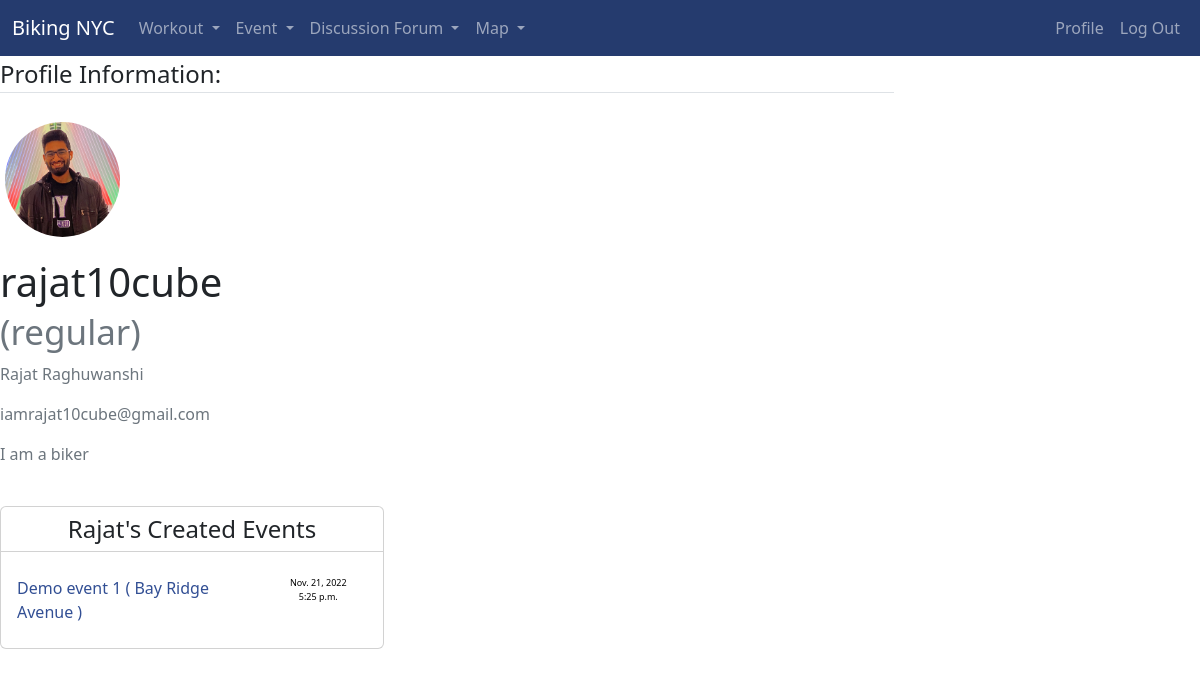
Screenshot of /profile/rajat10cube (signed in) with the database file from the repository.
### bikingapp/models.py (models this page shows, shortened)
class CustomUser(AbstractUser):
    def image_upload_to(self, instance=None):
        if instance:
            return os.path.join("Users", self.username, instance)
        return None
    STATUS = (
        ("regular", "regular"),
        ("subscriber", "subscriber"),
        ("moderator", "moderator"),
    )
    email = models.EmailField(unique=True)
    status = models.CharField(max_length=100, choices=STATUS, default="regular")
    description = models.TextField(
        "Description", max_length=600, default="", blank=True
    )
    image = models.ImageField(default="default/user.jpg", upload_to=image_upload_to)
    def __str__(self):
        return self.username

class Event(models.Model):
    title = models.CharField(max_length=50)
    location = models.CharField(max_length=200)
    borough = models.CharField(
        max_length=20,
        choices=[
            ("manhattan", "Manhattan"),
            ("queens", "Queens"),
            ("bronx", "Bronx"),
            ("staten island", "Staten Island"),
            ("brooklyn", "Brooklyn"),
        ],
        default="Manhattan",
    )
    date = models.DateField(default=timezone.now)
    time = models.TimeField(default=timezone.now)
    date_created = models.DateTimeField(default=timezone.now)
    event_type = models.CharField(
        max_length=200,
        choices=[("public", "Public"), ("private", "Private")],
        default="Public",
    )
    description = models.CharField(max_length=500, null=True)
    created_by = models.CharField(max_length=100, default="user")
    zipcode = models.CharField(max_length=5, null=True)
    state = models.CharField(max_length=10, default="New York")

### bikingapp/views.py (the view)
# urls.py: path("profile/<username>", views.profile, name="profile"),
@login_required
def profile(request, username):
    if request.method == "POST":
        if "update_description" in request.POST:
            user = request.user
            form = UserUpdateForm(request.POST, request.FILES, instance=user)
            if form.is_valid():
                user_form = form.save()
                messages.success(
                    request, f"{user_form.username}, Your profile has been updated!"
                )
                return redirect("profile", user_form.username)
            for error in list(form.errors.values()):
                messages.error(request, error)
        elif "add_friends" in request.POST:
            form = FriendMgmtForm(request.POST)
            if form.is_valid():
                friend_username = form.cleaned_data["friend_username"]
                if (
                    models.CustomUser.objects.filter(username=friend_username).first()
                    is not None
                    and friend_username != request.user.username
                ):
                    obj = models.FriendMgmt(
                        from_user=request.user,
                        to_user=models.CustomUser.objects.filter(
                            username=friend_username
                        ).first(),
                    )
                    if not models.FriendMgmt.objects.filter(
                        from_user=request.user,
                        to_user=models.CustomUser.objects.filter(
                            username=friend_username
                        ).first(),
                    ).exists():
                        obj.save()
                return HttpResponseRedirect("/profile/" + username)
    else:
        friendsform = FriendMgmtForm()
    created_events = models.Event.objects.filter(created_by=username)
    bookmarked_events = models.BookmarkEvent.objects.filter(user=request.user)
    user = get_user_model().objects.filter(username=username).first()
    if user:
        update_profile_form = UserUpdateForm(instance=user)
        update_profile_form.fields["description"].widget.attrs = {"rows": 1}
        friends1 = models.FriendMgmt.objects.filter(from_user=request.user)
        return render(
            request=request,
            template_name="profile.html",
            context={
                "form": update_profile_form,
                "friends": {"form": friendsform, "friends_list": friends1},
                "created_events": created_events,
                "bookmarked_events": bookmarked_events,
                "page_user": user,
            },
        )
    return redirect("homepage")

### bikingapp/templates/profile.html (shortened to what this page needs)
{% extends "base.html" %}
{% load crispy_forms_tags %}
{% block content %}
<div class="content-section col-lg-12 col-md-12 col-sm-12 tutorial-style" style="min-height:65vh;">
    <div class="row">
        <div class="col-9">
            <legend class="border-bottom mb-4">Profile Information:</legend>
            <form method="POST" enctype="multipart/form-data">
                <div class="row">
                    <div class="col-5">
                        <div class="media">
                            {% if user.username == form.instance.username %}
                            <input id="id_image" type="file" name="image" hidden />
                            <label for="id_image">
                                <img class="rounded-circle account-img profile-image" style="cursor: pointer"
                                    width="180px" height="170px" src="{{ form.instance.image.url }}"
                                    title="Upload new image">
                            </label>
                            {% else %}
                            <img width="180px" height="170px" class="rounded-circle account-img profile-image" ,
                                src="{{ form.instance.image.url }}">
                            {% endif %}
                            <div class="media-body">
                                <h2 class="account-heading">{{ form.instance.username }}
                                    <small class="text-muted">({{ form.instance.status }})</small>
                                </h2>
                                <p class="text-secondary">{{ form.instance.first_name }} {{ form.instance.last_name }}
                                </p>
                                <p class="text-secondary">{{ form.instance.email }}</p>
                                <p class="text-secondary">{{ form.instance.description }}</p>
                            </div>
                        </div>
                    </div>
                </div>
            </form>
        </div>
        <div class="col-3">
        </div>
    </div>
    <br>
    <div class="row">
        {% if created_events %}
        <div class="col-4">
            <div class="card" style="max-width: 100%; min-width: 25%;">
                <h4 class="card-title" style="text-align: center; text-transform: capitalize;padding-top: 2%;">
                    {{page_user.first_name}}'s created Events
                </h4>
                <ul class="card-body list-group list-group-flush">
                    {% for events in created_events %}
                    {% if events.event_type == 'public' %}
                    <li class="list-group-item">
                        <a style="color:#324f94;" href="/browse_events/{{events.id}}">
                            <div class="row">
                                <span class="col-9">{{events.title}} ( {{events.location}} )</span>
                                <span class="col-3" style="text-align:center;color:black;">
                                    <div class="row">
                                        <span class="col-12" style="font-size:xx-small;">{{events.date}}</span>
                                    </div>
                                    <div class="row">
                                        <span class="col-12" style="font-size:xx-small">{{events.time}}</span>
                                    </div>
                                </span>
                            </div>
                        </a>
                    </li>
                    {% endif %}
                    {% endfor %}
                </ul>
            </div>
        </div>
        {% endif %}
    </div>
</div>
{% endblock content %}

### bikingapp/static/css/base.css (style rules this page uses)
.profile-image { width: 125px; height: 125px; padding: 5px; }
.account-img { height: 125px; width: 125px; margin-right: 20px; margin-bottom: 16px; }
.account-heading { font-size: 2.5rem; }

### bikingapp/templates/base.html (style rules this page uses)
a { text-decoration: none; }

### rows the page displays
CustomUser: instance.image (picture), instance.username "rajat10cube", instance.status "regular", instance.first_name "Rajat", instance.last_name "Raghuwanshi", instance.email "iamrajat10cube@gmail.com", instance.description "I am a biker", first_name "Rajat"
Event: title "Demo event 1", location "Bay Ridge Avenue", date "Nov. 21, 2022", time "5:25 p.m."
